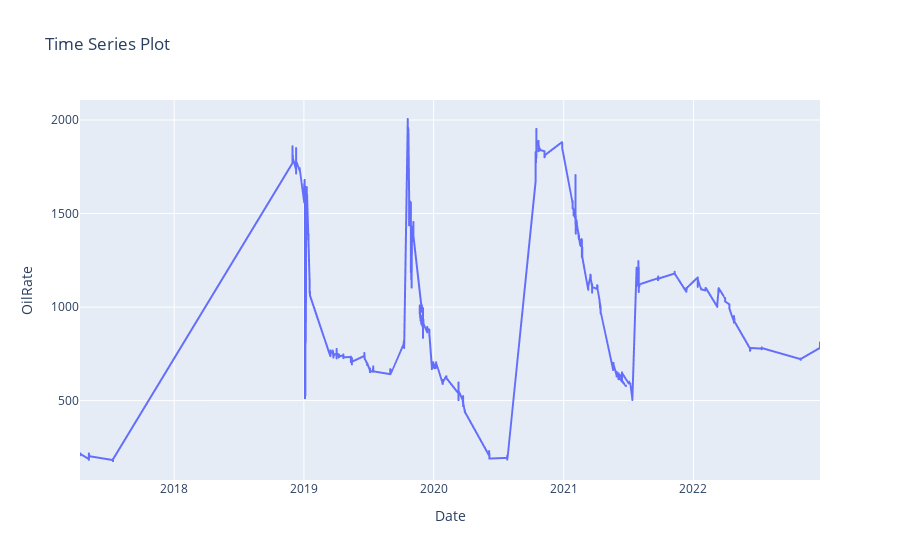

Write notebook code for a chart like this one.
### Code cell
plot_output_time(data_df, x_name='Date', y_name='LiqRate')

### Figure 1 — Plotly figure (JSON) as saved in the notebook; plotly's stock layout.template omitted (floating-point values rounded to 4 significant figures; data arrays with more than 128 entries replaced by an {"elided": "..."} marker saying what was removed)
{"data": [{"hovertemplate": "Date=%{x}<br>LiqRate=%{y}<extra></extra>", "legendgroup": "", "line": {"color": "#636efa", "dash": "solid"}, "marker": {"symbol": "circle"}, "mode": "lines", "name": "", "showlegend": false, "type": "scattergl", "x": {"elided": "2354 str values"}, "xaxis": "x", "y": {"elided": "2354 float values"}, "yaxis": "y"}], "layout": {"legend": {"tracegroupgap": 0}, "title": {"text": "Time Series Plot"}, "xaxis": {"anchor": "y", "domain": [0, 1], "title": {"text": "Date"}}, "yaxis": {"anchor": "x", "domain": [0, 1], "title": {"text": "OilRate"}}}}
